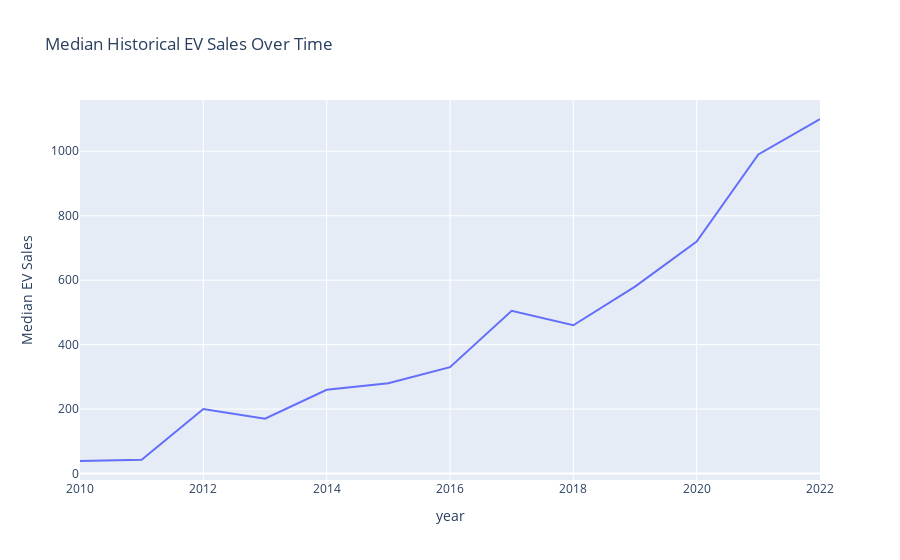

Source (notebook cell):
### Code cell
# 7. Median Historical EV Sales Over Time


# Filter data for 'EV sales' within the 'Historical' category
ev_sales_data = data[(data['parameter'] == 'EV sales') & (data['category'] == 'Historical')]

# Group data by 'year' and calculate the median for each year
median_sales_by_year = ev_sales_data.groupby('year')['value'].median().reset_index()

# Create a line chart to visualize the median EV sales over time
fig = px.line(median_sales_by_year, x='year', y='value',
              labels={"value": "Median EV Sales"},
              title="Median Historical EV Sales Over Time")

# Show the plot
fig.show()

### Figure 1 — Plotly figure (JSON) as saved in the notebook; plotly's stock layout.template omitted (floating-point values rounded to 4 significant figures)
{"data": [{"hovertemplate": "year=%{x}<br>Median EV Sales=%{y}<extra></extra>", "legendgroup": "", "line": {"color": "#636efa", "dash": "solid"}, "marker": {"symbol": "circle"}, "mode": "lines", "name": "", "orientation": "v", "showlegend": false, "type": "scatter", "x": [2010, 2011, 2012, 2013, 2014, 2015, 2016, 2017, 2018, 2019, 2020, 2021, 2022], "xaxis": "x", "y": [39, 42.5, 200, 170, 260, 280, 330, 505, 460, 580, 720, 990, 1100], "yaxis": "y"}], "layout": {"legend": {"tracegroupgap": 0}, "title": {"text": "Median Historical EV Sales Over Time"}, "xaxis": {"anchor": "y", "domain": [0, 1], "title": {"text": "year"}}, "yaxis": {"anchor": "x", "domain": [0, 1], "title": {"text": "Median EV Sales"}}}}
